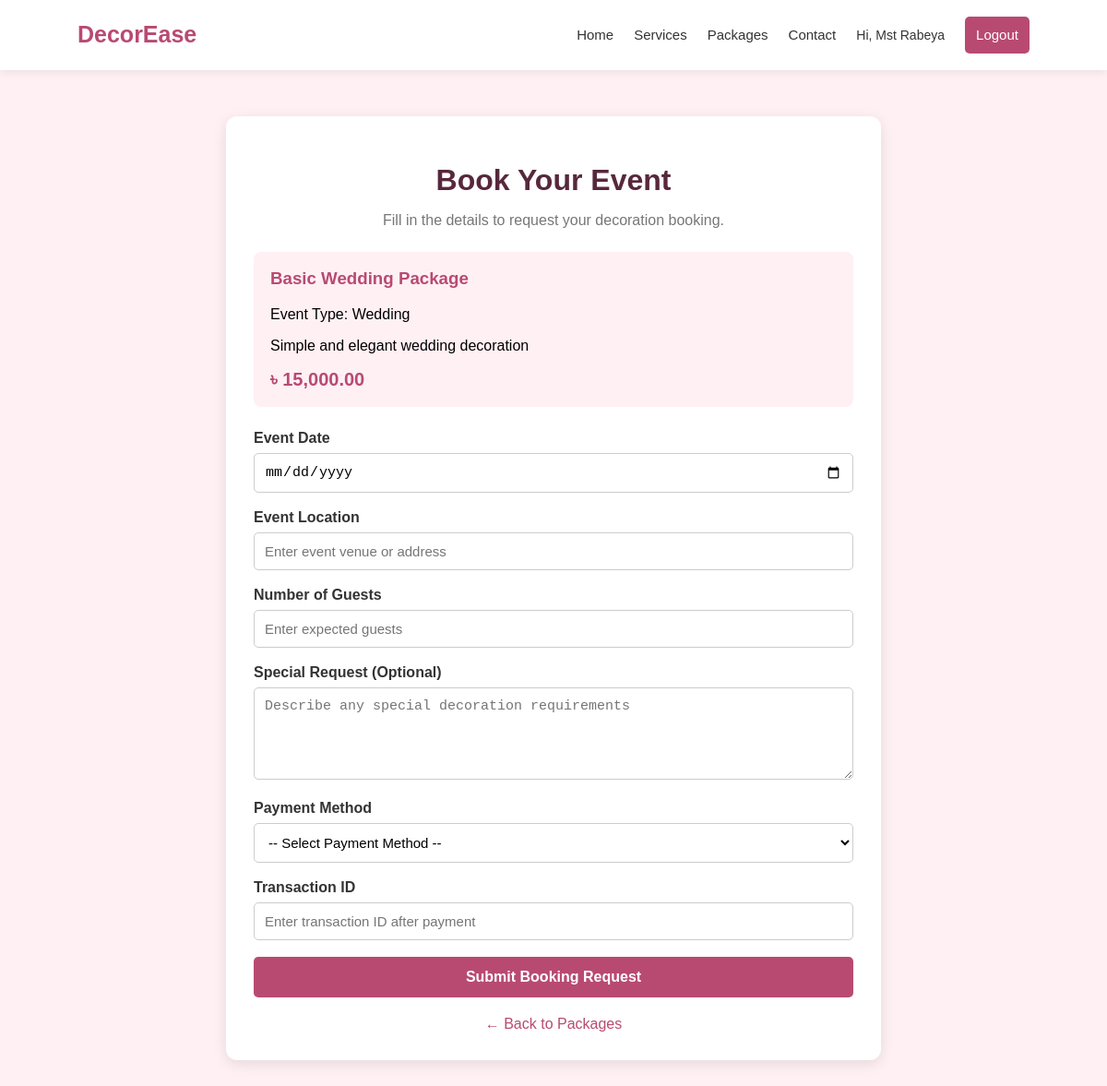
Page /booking.php?package_id=1 (signed in) on the earlier database version.
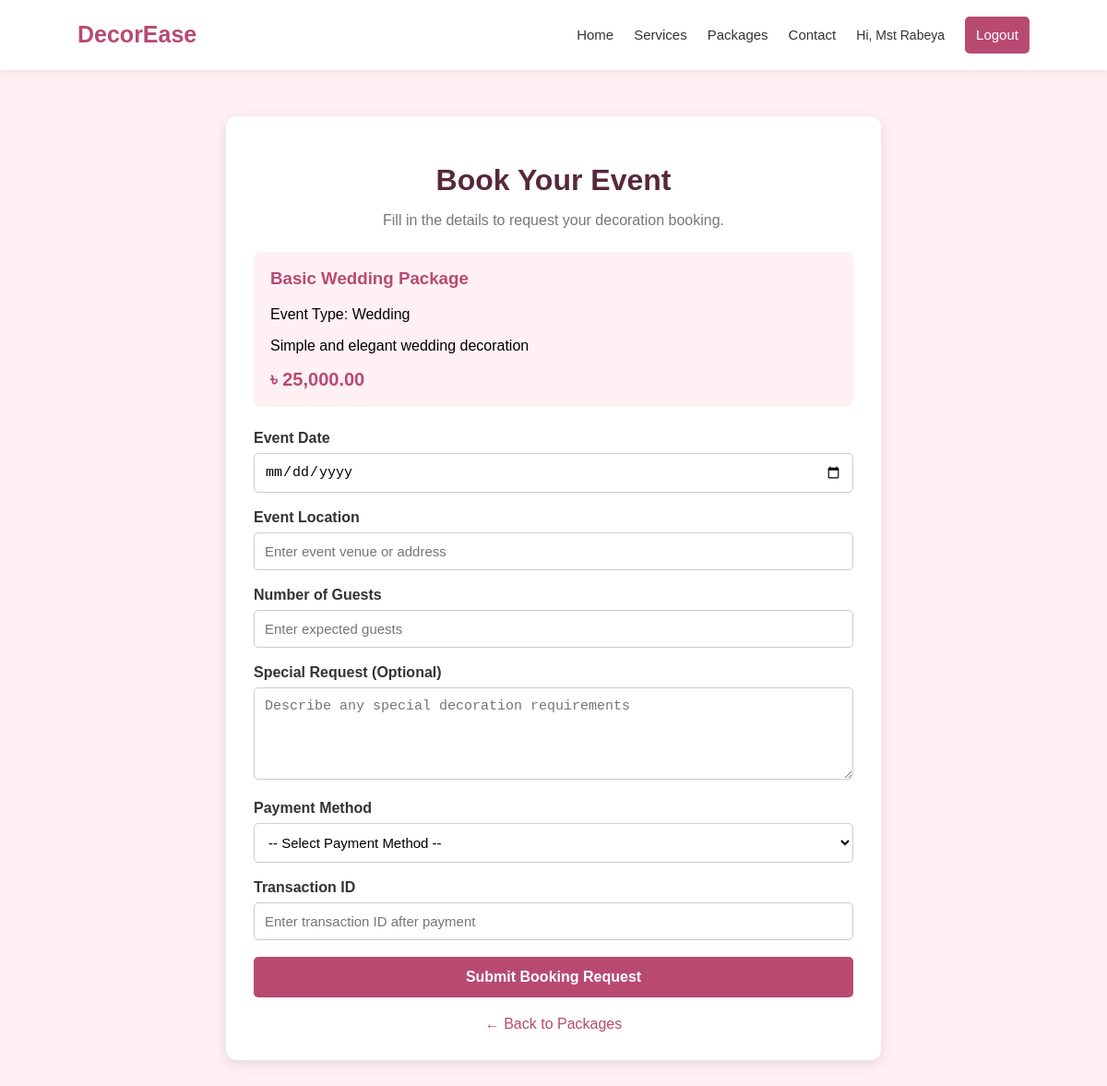
Same page on the later database version.
### tables this page shows
CREATE TABLE `decoration_packages` (
  `id` int(10) UNSIGNED NOT NULL,
  `package_name` varchar(150) NOT NULL,
  `event_type_id` int(11) NOT NULL,
  `description` text DEFAULT NULL,
  `price` decimal(10,2) NOT NULL,
  `image` varchar(255) DEFAULT NULL,
  `status` enum('active','inactive') NOT NULL DEFAULT 'active',
  `created_at` timestamp NOT NULL DEFAULT current_timestamp()
);

CREATE TABLE `event_types` (
  `id` int(11) NOT NULL,
  `type_name` varchar(100) NOT NULL,
  `description` text DEFAULT NULL,
  `status` enum('active','inactive') NOT NULL DEFAULT 'active'
);

### booking.php (the view, shortened to what this page needs)
<?php
require_once 'db.php';
$packageId = filter_input(
    INPUT_GET,
    'package_id',
    FILTER_VALIDATE_INT
);
$stmt = $conn->prepare("
    SELECT
        decoration_packages.id,
        decoration_packages.package_name,
        decoration_packages.description,
        decoration_packages.price,
        event_types.type_name
    FROM decoration_packages
    INNER JOIN event_types
        ON decoration_packages.event_type_id = event_types.id
    WHERE decoration_packages.id = ?
      AND decoration_packages.status = 'active'
      AND event_types.status = 'active'
");
$stmt->bind_param("i", $packageId);
$stmt->execute();
$result = $stmt->get_result();
$package = $result->fetch_assoc();
?>
<!DOCTYPE html>
<html lang="en">
<head>
</head>
<body>
<?php include 'includes/navber.php'; ?>
<div class="booking-container">
    <h1>Book Your Event</h1>
    <p style="text-align:center; color:#777;">
        Fill in the details to request your decoration booking.
    </p>
    <div class="package-summary">
        <h3>
            <?php echo htmlspecialchars($package['package_name']); ?>
        </h3>
        <p>
            Event Type:
            <?php echo htmlspecialchars($package['type_name']); ?>
        </p>
        <p>
            <?php echo htmlspecialchars($package['description'] ?? ''); ?>
        </p>
        <strong style="color:#b84a72; font-size:20px;">
            ৳ <?php echo number_format((float)$package['price'], 2); ?>
        </strong>
    </div>
    <form action="save_booking.php" method="POST">
        <div class="form-group">
            <label for="event_date">Event Date</label>
            <input
                type="date"
                id="event_date"
                name="event_date"
                min="<?php echo date('Y-m-d'); ?>"
                required
            >
        </div>
        <div class="form-group">
            <label for="event_location">Event Location</label>
            <input
                type="text"
                id="event_location"
                name="event_location"
                maxlength="255"
                placeholder="Enter event venue or address"
                required
            >
        </div>
        <div class="form-group">
            <label for="guest_count">Number of Guests</label>
            <input
                type="number"
                id="guest_count"
                name="guest_count"
                min="1"
                max="100000"
                placeholder="Enter expected guests"
                required
            >
        </div>
        <div class="form-group">
            <label for="special_request">
                Special Request (Optional)
            </label>
            <textarea
                id="special_request"
                name="special_request"
                placeholder="Describe any special decoration requirements"
            ></textarea>
        </div>
<div class="form-group">
    <label for="payment_method">Payment Method</label>
    <select
        id="payment_method"
        name="payment_method"
        required
        style="
            width: 100%;
            padding: 11px;
            border: 1px solid #cccccc;
            border-radius: 5px;
            background-color: #ffffff;
            font-size: 15px;
        "
    >
        <option value="">-- Select Payment Method --</option>
    </select>
</div>
<div class="form-group">
    <label for="transaction_id">
        Transaction ID
    </label>
    <input
        type="text"
        id="transaction_id"
        name="transaction_id"
        maxlength="100"
        placeholder="Enter transaction ID after payment"
        required
    >
</div>
        <button type="submit" class="submit-btn">
            Submit Booking Request
        </button>
    </form>
    <a href="index.php#packages" class="back-link">
        ← Back to Packages
    </a>
</div>
</body>
</html>

Differences in the rows shown:
changed decoration_packages "Basic Wedding Package": price "15,000.00" → "25,000.00"
